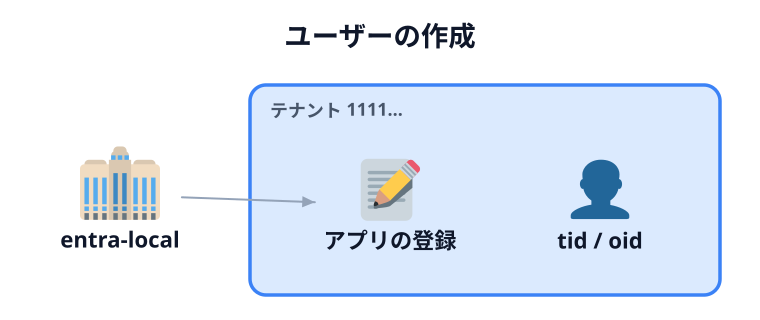

Write the Python code that produced this figure.
import os, sys
sys.path.insert(0, os.path.expanduser("~/.claude/skills/genfig"))
from genfig import Canvas
# entra-local にアプリとユーザーを登録する（CONTAINER）
c = Canvas(760, 320)
c.text(380, 46, "ユーザーの作成", scale="title", align="middle")
c.sticky(250, 85, 470, 210, color="blue")
c.text(270, 117, "テナント 1111…", scale="label", align="start")
el = c.node(120, 195, "entra-local", emoji_cp="1f3e2")
app = c.node(390, 205, "アプリの登録", emoji_cp="1f4dd", w=100, h=70)
u = c.node(600, 205, "tid / oid", emoji_cp="1f464", w=100, h=70)
c.link(el, app, primary=False)
c.save("00-thumbnail.svg")
